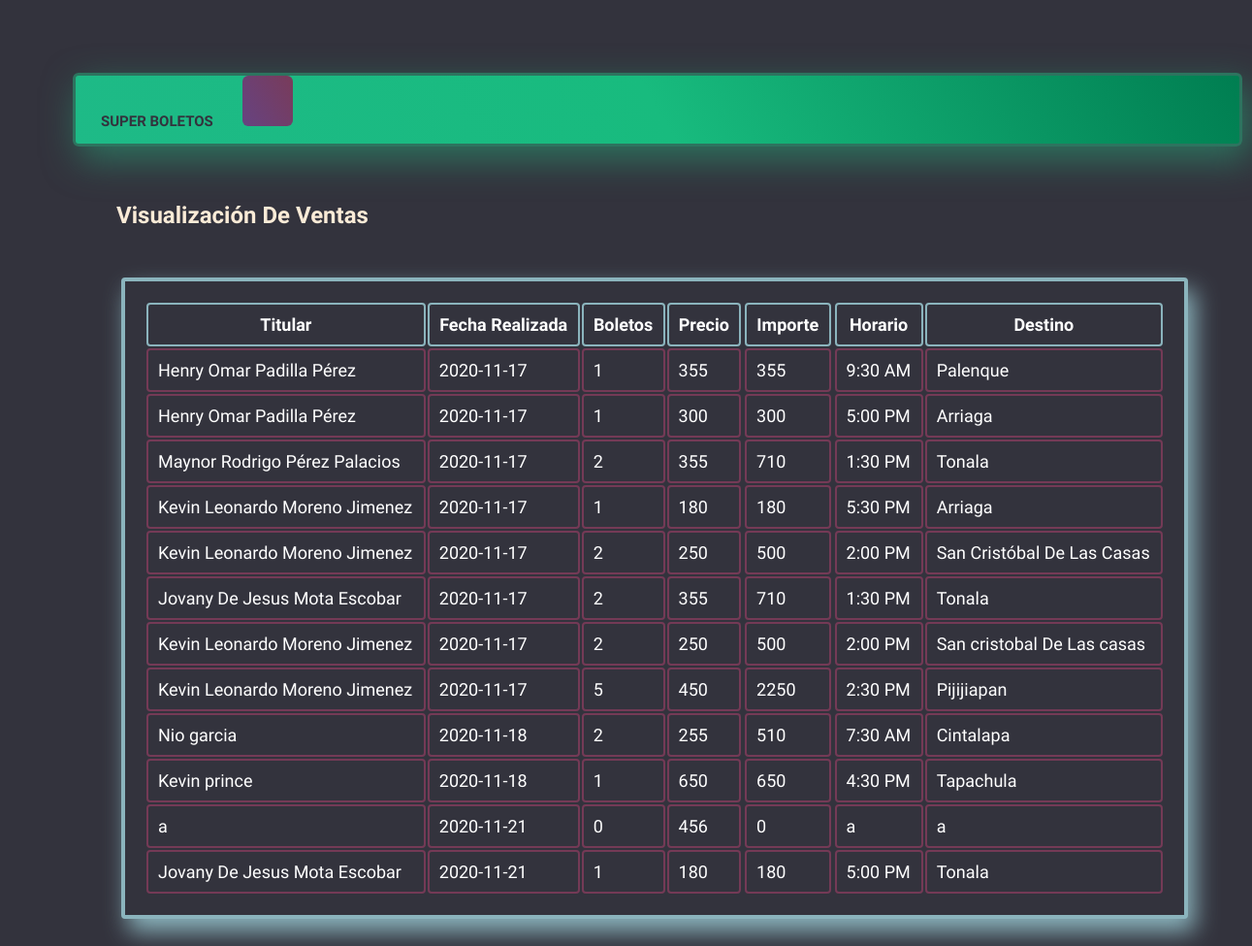
Page /Ventas.php on the committed database.
### tables this page shows
CREATE TABLE `ventas` (
  `Id` int(11) NOT NULL,
  `IdUsuario` int(11) DEFAULT NULL,
  `IdProducto` int(11) DEFAULT NULL,
  `Fecha` date DEFAULT NULL,
  `Pasajeros` int(11) DEFAULT NULL,
  `Precio` float DEFAULT NULL,
  `Importe` float DEFAULT NULL,
  `Horarios` varchar(200) DEFAULT NULL,
  `Lugar` varchar(100) NOT NULL,
  `Titular` varchar(100) NOT NULL
);

### Ventas.php (the view, shortened to what this page needs)
<?php
$conexion=mysqli_connect('localhost','root','','tiendas');
?>
<!DOCTYPE html>
<html lang="en">
<head>
        <link rel="stylesheet" href="css/estiloss.css">
        </head>
        <body>
		<ul class="menu">
            <li><strong><a href="inicio.php">SUPER BOLETOS</a></strong></li>
            <li class="perfil"><a href="logout.php">
            </a></li>
        </ul>
<header class="tab">
            <br>
            <div>
<table class="tabla2">
<tr>
    <br><br>
<h2>Visualización De Ventas</h2>
<th class="control3">Titular</th>
<th class="control3">Fecha Realizada</th>
<th class="control3">Boletos</th>
<th class="control3">Precio<th>
<th class="control3">Importe<th>
<th class="control3">Horario</th>
<th class="control3">Destino</th>
   <?php
   $sql="SELECT * from ventas";
   $result=mysqli_query($conexion,$sql);
   while($mostrar=mysqli_fetch_array($result)){
?>
<tr>
<td class="control2"><?php echo $mostrar ['Titular'] ?></td>
<td class="control2"><?php echo $mostrar ['Fecha'] ?></td>
<td class="control2"><?php echo $mostrar ['Pasajeros'] ?></td>
<td class="control2"><?php echo $mostrar ['Precio'] ?><td>
<td class="control2"><?php echo $mostrar ['Importe'] ?><td>
<td class="control2"><?php echo $mostrar ['Horarios'] ?></td>
<td class="control2"><?php echo $mostrar ['Lugar'] ?></td>
</tr>
<?php
   }
   ?>
</table>
<br>
<br>
<br>
<br>
</body>
</html>

### css/estiloss.css (style rules this page uses)
body { font-family: arial, helvetica; background-color: rgba(51, 51, 61, 100%); margin-top: 50px; background-repeat: no-repeat; margin: 0; padding: 0; }
.menu { list-style: none; padding: 0; background:linear-gradient(240deg,#007e51,#18bb7e,#1eba87); border-radius: 6px; width: 100%; height: 70px; max-width: 1200px; margin-top: 75px; margin-left: 75px; border: 3px solid #2d745f; box-shadow: 7px 13px 37px #2d745f; }
.menu li a { text-decoration: none; color: #33333d; padding: 26px; display: block; font-family: 'Varela Round', sans-serif; }
.menu li { display: inline-block; text-align: center; font-family: 'Varela Round', sans-serif; font-size: 15px; }
.perfil { background:linear-gradient(240deg,#793b5a,#664381); border-radius: 6px; }
h2 { color: antiquewhite; font-family: 'Varela Round', sans-serif; }
.tab { font-family: 'Varela Round', sans-serif; color: white; margin-left: 120px; }
.tabla2 { width: 1100px; background: #33333d; padding: 20px; margin: 5px; margin-top: 50px; border-radius: 4px; font-family: 'Varela Round', sans-serif; color: white; border: 4px solid #8bb4bd; box-shadow: 7px 13px 25px #8bb4bd; }
.control2 { width: auto; background: #33333d; padding: 10px; border-radius: 4px; margin-bottom: 16px; border: 2px solid #743a56; font-family: 'Varela Round', sans-serif; font-size: 18px; color: white; }
.control3 { width: auto; background: #33333d; padding: 10px; border-radius: 4px; margin-bottom: 16px; border: 2px solid #8bb4bd; font-family: 'Varela Round', sans-serif; font-size: 18px; color: white; }
* { margin: 0; padding: 0; }

### rows in the picture
ventas: Titular "Henry Omar Padilla Pérez", Fecha "2020-11-17", Pasajeros "1", Precio "355", Importe "355", Horarios "9:30 AM", Lugar "Palenque"
ventas: Titular "Henry Omar Padilla Pérez", Fecha "2020-11-17", Pasajeros "1", Precio "300", Importe "300", Horarios "5:00 PM", Lugar "Arriaga"
ventas: Titular "Maynor Rodrigo Pérez Palacios", Fecha "2020-11-17", Pasajeros "2", Precio "355", Importe "710", Horarios "1:30 PM", Lugar "Tonala"
ventas: Titular "Kevin Leonardo Moreno Jimenez", Fecha "2020-11-17", Pasajeros "1", Precio "180", Importe "180", Horarios "5:30 PM", Lugar "Arriaga"
ventas: Titular "Kevin Leonardo Moreno Jimenez", Fecha "2020-11-17", Pasajeros "2", Precio "250", Importe "500", Horarios "2:00 PM", Lugar "San Cristóbal De Las Casas"
ventas: Titular "Jovany De Jesus Mota Escobar", Fecha "2020-11-17", Pasajeros "2", Precio "355", Importe "710", Horarios "1:30 PM", Lugar "Tonala"
ventas: Titular "Kevin Leonardo Moreno Jimenez", Fecha "2020-11-17", Pasajeros "2", Precio "250", Importe "500", Horarios "2:00 PM", Lugar "San cristobal De Las casas"
ventas: Titular "Kevin Leonardo Moreno Jimenez", Fecha "2020-11-17", Pasajeros "5", Precio "450", Importe "2250", Horarios "2:30 PM", Lugar "Pijijiapan"
ventas: Titular "Nio garcia", Fecha "2020-11-18", Pasajeros "2", Precio "255", Importe "510", Horarios "7:30 AM", Lugar "Cintalapa"
ventas: Titular "Kevin prince", Fecha "2020-11-18", Pasajeros "1", Precio "650", Importe "650", Horarios "4:30 PM", Lugar "Tapachula"
ventas: Titular "a", Fecha "2020-11-21", Pasajeros "0", Precio "456", Importe "0", Horarios "a", Lugar "a"
ventas: Titular "Jovany De Jesus Mota Escobar", Fecha "2020-11-21", Pasajeros "1", Precio "180", Importe "180", Horarios "5:00 PM", Lugar "Tonala"
